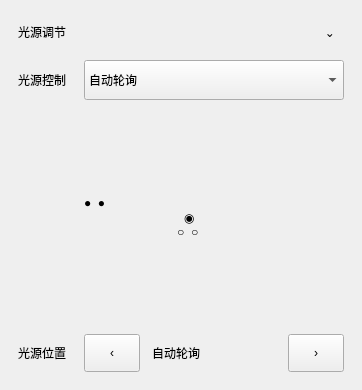
                  <widget class="QFrame" name="lightControlCard">
                   <property name="frameShape">
                    <enum>QFrame::NoFrame</enum>
                   </property>
                   <property name="card" stdset="0">
                    <bool>true</bool>
                   </property>
                   <layout class="QVBoxLayout" name="verticalLayout_lightControlCard">
                    <property name="spacing">
                     <number>14</number>
                    </property>
                    <property name="leftMargin">
                     <number>18</number>
                    </property>
                    <property name="topMargin">
                     <number>18</number>
                    </property>
                    <property name="rightMargin">
                     <number>18</number>
                    </property>
                    <property name="bottomMargin">
                     <number>18</number>
                    </property>
                    <item>
                     <widget class="QFrame" name="lightControlCardHeaderFrame">
                      <property name="frameShape">
                       <enum>QFrame::NoFrame</enum>
                      </property>
                      <layout class="QHBoxLayout" name="horizontalLayout_lightControlCardHeader">
                       <property name="spacing">
                        <number>0</number>
                       </property>
                       <property name="leftMargin">
                        <number>0</number>
                       </property>
                       <property name="topMargin">
                        <number>0</number>
                       </property>
                       <property name="rightMargin">
                        <number>0</number>
                       </property>
                       <property name="bottomMargin">
                        <number>0</number>
                       </property>
                       <item>
                        <widget class="QLabel" name="lightControlCardTitleLabel">
                         <property name="text">
                          <string>光源调节</string>
                         </property>
                         <property name="cardTitle" stdset="0">
                          <bool>true</bool>
                         </property>
                        </widget>
                       </item>
                       <item>
                        <spacer name="horizontalSpacer_lightControlCardHeader">
                         <property name="orientation">
                          <enum>Qt::Horizontal</enum>
                         </property>
                         <property name="sizeHint" stdset="0">
                          <size>
                           <width>40</width>
                           <height>20</height>
                          </size>
                         </property>
                        </spacer>
                       </item>
                       <item>
                        <widget class="QToolButton" name="lightControlCardCollapseButton">
                         <property name="minimumSize">
                          <size>
                           <width>28</width>
                           <height>28</height>
                          </size>
                         </property>
                         <property name="text">
                          <string>⌄</string>
                         </property>
                         <property name="autoRaise">
                          <bool>true</bool>
                         </property>
                        </widget>
                       </item>
                      </layout>
                     </widget>
                    </item>
                    <item>
                     <widget class="QFrame" name="lightControlFormFrame">
                      <property name="frameShape">
                       <enum>QFrame::NoFrame</enum>
                      </property>
                      <layout class="QGridLayout" name="gridLayout_lightControl">
                       <property name="leftMargin">
                        <number>0</number>
                       </property>
                       <property name="topMargin">
                        <number>0</number>
                       </property>
                       <property name="rightMargin">
                        <number>0</number>
                       </property>
                       <property name="bottomMargin">
                        <number>0</number>
                       </property>
                       <property name="horizontalSpacing">
                        <number>18</number>
                       </property>
                       <property name="verticalSpacing">
                        <number>12</number>
                       </property>
                       <item row="0" column="0">
                        <widget class="QLabel" name="lightControlLabel">
                         <property name="text">
                          <string>光源控制</string>
                         </property>
                         <property name="formLabel" stdset="0">
                          <bool>true</bool>
                         </property>
                        </widget>
                       </item>
                       <item row="0" column="1">
                        <widget class="QComboBox" name="lightControlComboBox">
                         <property name="minimumSize">
                          <size>
                           <width>260</width>
                           <height>40</height>
                          </size>
                         </property>
                         <item>
                          <property name="text">
                           <string>自动轮询</string>
                          </property>
                         </item>
                        </widget>
                       </item>
                       <item row="1" column="1">
                        <widget class="QFrame" name="lightDevicePreviewFrame">
                         <property name="minimumSize">
                          <size>
                           <width>210</width>
                           <height>210</height>
                          </size>
                         </property>
                         <property name="frameShape">
                          <enum>QFrame::NoFrame</enum>
                         </property>
                         <layout class="QVBoxLayout" name="verticalLayout_lightDevicePreview">
                          <property name="spacing">
                           <number>0</number>
                          </property>
                          <property name="leftMargin">
                           <number>0</number>
                          </property>
                          <property name="topMargin">
                           <number>0</number>
                          </property>
                          <property name="rightMargin">
                           <number>0</number>
                          </property>
                          <property name="bottomMargin">
                           <number>0</number>
                          </property>
                          <item>
                           <widget class="QLabel" name="lightDeviceIconLabel">
                            <property name="text">
                             <string>●  ●
                              ◉
                            ○  ○</string>
                            </property>
                            <property name="devicePreview" stdset="0">
                             <bool>true</bool>
                            </property>
                           </widget>
                          </item>
                         </layout>
                        </widget>
                       </item>
                       <item row="2" column="0">
                        <widget class="QLabel" name="lightPositionLabel">
                         <property name="text">
                          <string>光源位置</string>
                         </property>
                         <property name="formLabel" stdset="0">
                          <bool>true</bool>
                         </property>
                        </widget>
                       </item>
                       <item row="2" column="1">
                        <widget class="QFrame" name="lightPositionFrame">
                         <property name="frameShape">
                          <enum>QFrame::NoFrame</enum>
                         </property>
                         <layout class="QHBoxLayout" name="horizontalLayout_lightPosition">
                          <property name="spacing">
                           <number>12</number>
                          </property>
                          <property name="leftMargin">
                           <number>0</number>
                          </property>
                          <property name="topMargin">
                           <number>0</number>
                          </property>
                          <property name="rightMargin">
                           <number>0</number>
                          </property>
                          <property name="bottomMargin">
                           <number>0</number>
                          </property>
                          <item>
                           <widget class="QToolButton" name="lightPrevButton">
                            <property name="minimumSize">
                             <size>
                              <width>56</width>
                              <height>38</height>
                             </size>
                            </property>
                            <property name="text">
                             <string>‹</string>
                            </property>
                           </widget>
                          </item>
                          <item>
                           <widget class="QLabel" name="lightPositionValueLabel">
                            <property name="text">
                             <string>自动轮询</string>
                            </property>
                            <property name="centerText" stdset="0">
                             <bool>true</bool>
                            </property>
                           </widget>
                          </item>
                          <item>
                           <widget class="QToolButton" name="lightNextButton">
                            <property name="minimumSize">
                             <size>
                              <width>56</width>
                              <height>38</height>
                             </size>
                            </property>
                            <property name="text">
                             <string>›</string>
                            </property>
                           </widget>
                          </item>
                         </layout>
                        </widget>
                       </item>
                      </layout>
                     </widget>
                    </item>
                   </layout>
                  </widget>
